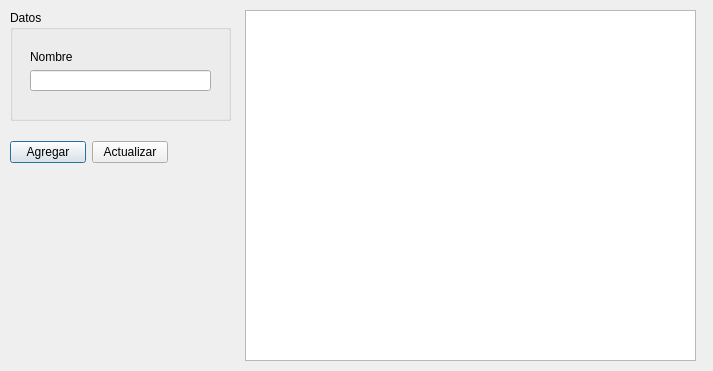
<?xml version="1.0" encoding="UTF-8"?>
<ui version="4.0">
 <class>Positions</class>
 <widget class="QDialog" name="Positions">
  <property name="geometry">
   <rect>
    <x>0</x>
    <y>0</y>
    <width>713</width>
    <height>371</height>
   </rect>
  </property>
  <property name="windowTitle">
   <string>Dialog</string>
  </property>
  <widget class="QTableView" name="tableView">
   <property name="geometry">
    <rect>
     <x>245</x>
     <y>10</y>
     <width>451</width>
     <height>351</height>
    </rect>
   </property>
  </widget>
  <widget class="QGroupBox" name="groupBox">
   <property name="geometry">
    <rect>
     <x>10</x>
     <y>10</y>
     <width>221</width>
     <height>111</height>
    </rect>
   </property>
   <property name="title">
    <string>Datos</string>
   </property>
   <widget class="QWidget" name="">
    <property name="geometry">
     <rect>
      <x>20</x>
      <y>40</y>
      <width>181</width>
      <height>41</height>
     </rect>
    </property>
    <layout class="QVBoxLayout" name="verticalLayout">
     <item>
      <widget class="QLabel" name="label">
       <property name="text">
        <string>Nombre</string>
       </property>
      </widget>
     </item>
     <item>
      <widget class="QLineEdit" name="lineEdit"/>
     </item>
    </layout>
   </widget>
  </widget>
  <widget class="QWidget" name="">
   <property name="geometry">
    <rect>
     <x>10</x>
     <y>140</y>
     <width>158</width>
     <height>25</height>
    </rect>
   </property>
   <layout class="QHBoxLayout" name="horizontalLayout">
    <item>
     <widget class="QPushButton" name="pushButton">
      <property name="text">
       <string>Agregar</string>
      </property>
     </widget>
    </item>
    <item>
     <widget class="QPushButton" name="pushButton_2">
      <property name="text">
       <string>Actualizar</string>
      </property>
     </widget>
    </item>
   </layout>
  </widget>
 </widget>
 <resources/>
 <connections/>
</ui>
